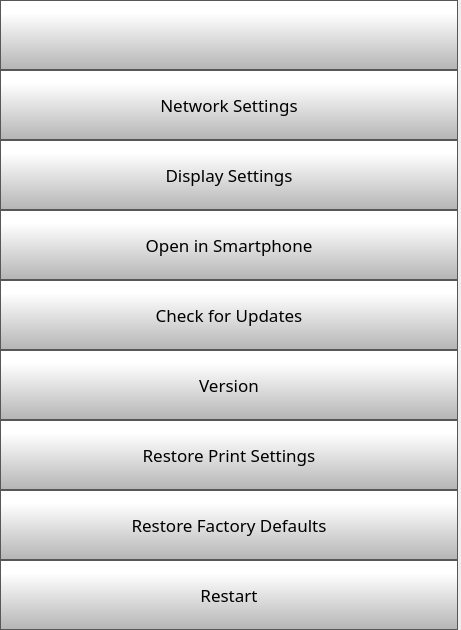
      <widget class="QWidget" name="scrollAreaWidgetContents">
       <property name="geometry">
        <rect>
         <x>0</x>
         <y>0</y>
         <width>461</width>
         <height>630</height>
        </rect>
       </property>
       <layout class="QVBoxLayout" name="verticalLayout">
        <property name="spacing">
         <number>0</number>
        </property>
        <property name="leftMargin">
         <number>0</number>
        </property>
        <property name="topMargin">
         <number>0</number>
        </property>
        <property name="rightMargin">
         <number>3</number>
        </property>
        <property name="bottomMargin">
         <number>0</number>
        </property>
        <item>
         <widget class="QPushButton" name="settingsBackButton">
          <property name="minimumSize">
           <size>
            <width>0</width>
            <height>70</height>
           </size>
          </property>
          <property name="font">
           <font>
            <family>Gotham Light</family>
            <pointsize>9</pointsize>
           </font>
          </property>
          <property name="contextMenuPolicy">
           <enum>Qt::NoContextMenu</enum>
          </property>
          <property name="styleSheet">
           <string notr="true">QPushButton {
     border: 1px solid rgb(87, 87, 87);
	background-color: qlineargradient(spread:pad, x1:0, y1:1, x2:0, y2:0.188, stop:0 rgba(180, 180, 180, 255), stop:1 rgba(255, 255, 255, 255));


}

QPushButton:pressed {
    background-color: qlineargradient(x1: 0, y1: 0, x2: 0, y2: 1,
                                      stop: 0 #dadbde, stop: 1 #f6f7fa);
}

QPushButton:flat {
    border: none; /* no border for a flat push button */
}

QPushButton:default {
    border-color: navy; /* make the default button prominent */
}</string>
          </property>
          <property name="text">
           <string/>
          </property>
          <property name="icon">
           <iconset>
            <normaloff>templates/img/arrows-4.png</normaloff>templates/img/arrows-4.png</iconset>
          </property>
          <property name="iconSize">
           <size>
            <width>50</width>
            <height>50</height>
           </size>
          </property>
          <property name="checkable">
           <bool>false</bool>
          </property>
          <property name="autoDefault">
           <bool>false</bool>
          </property>
          <property name="default">
           <bool>false</bool>
          </property>
          <property name="flat">
           <bool>false</bool>
          </property>
         </widget>
        </item>
        <item>
         <widget class="QPushButton" name="networkSettingsButton">
          <property name="minimumSize">
           <size>
            <width>0</width>
            <height>70</height>
           </size>
          </property>
          <property name="font">
           <font>
            <family>Gotham</family>
            <pointsize>13</pointsize>
           </font>
          </property>
          <property name="contextMenuPolicy">
           <enum>Qt::NoContextMenu</enum>
          </property>
          <property name="styleSheet">
           <string notr="true">QPushButton {
     border: 1px solid rgb(87, 87, 87);
	background-color: qlineargradient(spread:pad, x1:0, y1:1, x2:0, y2:0.188, stop:0 rgba(180, 180, 180, 255), stop:1 rgba(255, 255, 255, 255));


}

QPushButton:pressed {
    background-color: qlineargradient(x1: 0, y1: 0, x2: 0, y2: 1,
                                      stop: 0 #dadbde, stop: 1 #f6f7fa);
}

QPushButton:flat {
    border: none; /* no border for a flat push button */
}

QPushButton:default {
    border-color: navy; /* make the default button prominent */
}

QPushButton:focus {
	outline: none;
}</string>
          </property>
          <property name="text">
           <string>Network Settings</string>
          </property>
          <property name="iconSize">
           <size>
            <width>40</width>
            <height>40</height>
           </size>
          </property>
         </widget>
        </item>
        <item>
         <widget class="QPushButton" name="displaySettingsButton">
          <property name="minimumSize">
           <size>
            <width>0</width>
            <height>70</height>
           </size>
          </property>
          <property name="font">
           <font>
            <family>Gotham</family>
            <pointsize>13</pointsize>
           </font>
          </property>
          <property name="contextMenuPolicy">
           <enum>Qt::NoContextMenu</enum>
          </property>
          <property name="styleSheet">
           <string notr="true">QPushButton {
     border: 1px solid rgb(87, 87, 87);
	background-color: qlineargradient(spread:pad, x1:0, y1:1, x2:0, y2:0.188, stop:0 rgba(180, 180, 180, 255), stop:1 rgba(255, 255, 255, 255));


}

QPushButton:pressed {
    background-color: qlineargradient(x1: 0, y1: 0, x2: 0, y2: 1,
                                      stop: 0 #dadbde, stop: 1 #f6f7fa);
}

QPushButton:flat {
    border: none; /* no border for a flat push button */
}

QPushButton:default {
    border-color: navy; /* make the default button prominent */
}

QPushButton:focus {
	outline: none;
}</string>
          </property>
          <property name="text">
           <string>Display Settings</string>
          </property>
          <property name="iconSize">
           <size>
            <width>40</width>
            <height>40</height>
           </size>
          </property>
         </widget>
        </item>
        <item>
         <widget class="QPushButton" name="pairPhoneButton">
          <property name="minimumSize">
           <size>
            <width>0</width>
            <height>70</height>
           </size>
          </property>
          <property name="font">
           <font>
            <family>Gotham</family>
            <pointsize>13</pointsize>
           </font>
          </property>
          <property name="contextMenuPolicy">
           <enum>Qt::NoContextMenu</enum>
          </property>
          <property name="styleSheet">
           <string notr="true">QPushButton {
     border: 1px solid rgb(87, 87, 87);
	background-color: qlineargradient(spread:pad, x1:0, y1:1, x2:0, y2:0.188, stop:0 rgba(180, 180, 180, 255), stop:1 rgba(255, 255, 255, 255));


}

QPushButton:pressed {
    background-color: qlineargradient(x1: 0, y1: 0, x2: 0, y2: 1,
                                      stop: 0 #dadbde, stop: 1 #f6f7fa);
}

QPushButton:flat {
    border: none; /* no border for a flat push button */
}

QPushButton:default {
    border-color: navy; /* make the default button prominent */
}

QPushButton:focus {
	outline: none;
}</string>
          </property>
          <property name="text">
           <string>Open in Smartphone</string>
          </property>
          <property name="iconSize">
           <size>
            <width>40</width>
            <height>40</height>
           </size>
          </property>
         </widget>
        </item>
        <item>
         <widget class="QPushButton" name="OTAButton">
          <property name="minimumSize">
           <size>
            <width>0</width>
            <height>70</height>
           </size>
          </property>
          <property name="font">
           <font>
            <family>Gotham</family>
            <pointsize>13</pointsize>
           </font>
          </property>
          <property name="contextMenuPolicy">
           <enum>Qt::NoContextMenu</enum>
          </property>
          <property name="styleSheet">
           <string notr="true">QPushButton {
     border: 1px solid rgb(87, 87, 87);
	background-color: qlineargradient(spread:pad, x1:0, y1:1, x2:0, y2:0.188, stop:0 rgba(180, 180, 180, 255), stop:1 rgba(255, 255, 255, 255));


}

QPushButton:pressed {
    background-color: qlineargradient(x1: 0, y1: 0, x2: 0, y2: 1,
                                      stop: 0 #dadbde, stop: 1 #f6f7fa);
}

QPushButton:flat {
    border: none; /* no border for a flat push button */
}

QPushButton:default {
    border-color: navy; /* make the default button prominent */
}

QPushButton:focus {
	outline: none;
}</string>
          </property>
          <property name="text">
           <string>Check for Updates</string>
          </property>
          <property name="iconSize">
           <size>
            <width>40</width>
            <height>40</height>
           </size>
          </property>
         </widget>
        </item>
        <item>
         <widget class="QPushButton" name="versionButton">
          <property name="minimumSize">
           <size>
            <width>0</width>
            <height>70</height>
           </size>
          </property>
          <property name="font">
           <font>
            <family>Gotham</family>
            <pointsize>13</pointsize>
           </font>
          </property>
          <property name="contextMenuPolicy">
           <enum>Qt::NoContextMenu</enum>
          </property>
          <property name="styleSheet">
           <string notr="true">QPushButton {
     border: 1px solid rgb(87, 87, 87);
	background-color: qlineargradient(spread:pad, x1:0, y1:1, x2:0, y2:0.188, stop:0 rgba(180, 180, 180, 255), stop:1 rgba(255, 255, 255, 255));


}

QPushButton:pressed {
    background-color: qlineargradient(x1: 0, y1: 0, x2: 0, y2: 1,
                                      stop: 0 #dadbde, stop: 1 #f6f7fa);
}

QPushButton:flat {
    border: none; /* no border for a flat push button */
}

QPushButton:default {
    border-color: navy; /* make the default button prominent */
}

QPushButton:focus {
	outline: none;
}</string>
          </property>
          <property name="text">
           <string>Version</string>
          </property>
          <property name="iconSize">
           <size>
            <width>40</width>
            <height>40</height>
           </size>
          </property>
         </widget>
        </item>
        <item>
         <widget class="QPushButton" name="restorePrintSettingsButton">
          <property name="minimumSize">
           <size>
            <width>0</width>
            <height>70</height>
           </size>
          </property>
          <property name="font">
           <font>
            <family>Gotham</family>
            <pointsize>13</pointsize>
           </font>
          </property>
          <property name="contextMenuPolicy">
           <enum>Qt::NoContextMenu</enum>
          </property>
          <property name="styleSheet">
           <string notr="true">QPushButton {
     border: 1px solid rgb(87, 87, 87);
	background-color: qlineargradient(spread:pad, x1:0, y1:1, x2:0, y2:0.188, stop:0 rgba(180, 180, 180, 255), stop:1 rgba(255, 255, 255, 255));


}

QPushButton:pressed {
    background-color: qlineargradient(x1: 0, y1: 0, x2: 0, y2: 1,
                                      stop: 0 #dadbde, stop: 1 #f6f7fa);
}

QPushButton:flat {
    border: none; /* no border for a flat push button */
}

QPushButton:default {
    border-color: navy; /* make the default button prominent */
}

QPushButton:focus {
	outline: none;
}</string>
          </property>
          <property name="text">
           <string>Restore Print Settings</string>
          </property>
          <property name="iconSize">
           <size>
            <width>40</width>
            <height>40</height>
           </size>
          </property>
         </widget>
        </item>
        <item>
         <widget class="QPushButton" name="restoreFactoryDefaultsButton">
          <property name="minimumSize">
           <size>
            <width>0</width>
            <height>70</height>
           </size>
          </property>
          <property name="font">
           <font>
            <family>Gotham</family>
            <pointsize>13</pointsize>
           </font>
          </property>
          <property name="contextMenuPolicy">
           <enum>Qt::NoContextMenu</enum>
          </property>
          <property name="styleSheet">
           <string notr="true">QPushButton {
     border: 1px solid rgb(87, 87, 87);
	background-color: qlineargradient(spread:pad, x1:0, y1:1, x2:0, y2:0.188, stop:0 rgba(180, 180, 180, 255), stop:1 rgba(255, 255, 255, 255));


}

QPushButton:pressed {
    background-color: qlineargradient(x1: 0, y1: 0, x2: 0, y2: 1,
                                      stop: 0 #dadbde, stop: 1 #f6f7fa);
}

QPushButton:flat {
    border: none; /* no border for a flat push button */
}

QPushButton:default {
    border-color: navy; /* make the default button prominent */
}

QPushButton:focus {
	outline: none;
}</string>
          </property>
          <property name="text">
           <string>Restore Factory Defaults</string>
          </property>
          <property name="iconSize">
           <size>
            <width>40</width>
            <height>40</height>
           </size>
          </property>
         </widget>
        </item>
        <item>
         <widget class="QPushButton" name="restartButton">
          <property name="minimumSize">
           <size>
            <width>0</width>
            <height>70</height>
           </size>
          </property>
          <property name="font">
           <font>
            <family>Gotham</family>
            <pointsize>13</pointsize>
           </font>
          </property>
          <property name="contextMenuPolicy">
           <enum>Qt::NoContextMenu</enum>
          </property>
          <property name="styleSheet">
           <string notr="true">QPushButton {
     border: 1px solid rgb(87, 87, 87);
	background-color: qlineargradient(spread:pad, x1:0, y1:1, x2:0, y2:0.188, stop:0 rgba(180, 180, 180, 255), stop:1 rgba(255, 255, 255, 255));


}

QPushButton:pressed {
    background-color: qlineargradient(x1: 0, y1: 0, x2: 0, y2: 1,
                                      stop: 0 #dadbde, stop: 1 #f6f7fa);
}

QPushButton:flat {
    border: none; /* no border for a flat push button */
}

QPushButton:default {
    border-color: navy; /* make the default button prominent */
}

QPushButton:focus {
	outline: none;
}</string>
          </property>
          <property name="text">
           <string>Restart</string>
          </property>
          <property name="iconSize">
           <size>
            <width>40</width>
            <height>40</height>
           </size>
          </property>
         </widget>
        </item>
       </layout>
      </widget>
